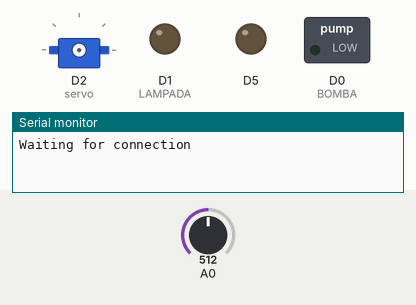
Bench run of a sketch on a simulated ESP8266 (NodeMCU). Shown: servo, switched loads named in the sketch (green lamp = pin HIGH), output pins drawn as LEDs (lit = HIGH), the last lines printed to the serial monitor. The test bench sets the inputs (shaded band); at power-on: A0 = 512. WiFi joins after 1.5 s; servers stay silent unless stated; uploads are accepted with an empty reply; the local clock reads 2024-03-15 10:24:30 at power-on unless the sketch sets it.

Above: at 0.1 s.
At 4.1 s:
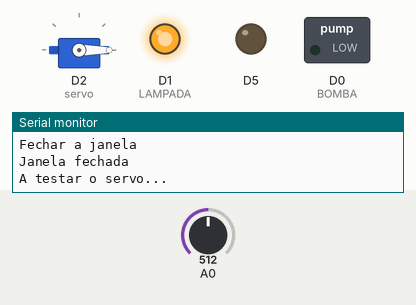
Timing chart, 0 to 5.6 s (numbered marks = the images above):
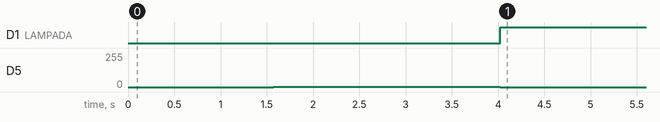

Measured:
- by itself, D1 (LAMPADA): LOW → HIGH at 4.0 s
- by itself, D5: 1/255 → 0/255 at 4.0 s

The sketch:

atuadores.ino
```cpp
#include <ESP8266WiFi.h>
#include <Servo.h>
#include <time.h>
#include <ESP8266HTTPClient.h>
#include <ArduinoJson.h>

//Network
//=========================
char ssid[] = "joel-laptop";
char pass[] = "esspassword";

//    Time
//=========================HIGH
int timezone = 1 * 3600;
int dst = 0;

//    Lampada
//=========================
#define LAMPADA D1

//    Pump
//=========================
#define BOMBA D0

//    States
//=========================
int lampada_state = 0;
int pump_state = 0;
int janela_state = 0;

Servo servo;

//***************               PROTÓTIPOS                ***************
//***********************************************************************
String getTime();
void postQtdLuz(String qtdLuz, String dataHoraAtual);
void acenderLampada();
float luz();
void abrirJanela();
void fecharJanela();
void getState();
void ligarBomba();
void desligarBomba();


//    POST - Dados Móveis
//=======================================================================
#define URLPostQtdLuz      "http://192.168.100.58/api/post_qtd_luz.php"
#define URLGetState       "http://192.168.100.58/api/get_state.php"
#define API_PASSWORD    "esspassword"


void setup() {
  Serial.begin(9600);
  pinMode(LAMPADA, OUTPUT);

  //Wifi
  WiFi.begin(ssid, pass);
  Serial.println("Waiting for connection");
  while (WiFi.status() != WL_CONNECTED) {
    delay(500);
    Serial.print(F("."));
  }
  Serial.println("");
  Serial.println("Connected");
  Serial.print("IP Address ---> ");
  Serial.println(WiFi.localIP() );
  Serial.print("MAC Address ---> ");
  Serial.println(WiFi.macAddress() );

  //Time
  configTime(timezone, dst, "pool.ntp.org","time.nist.gov");
  Serial.println("\nWaiting for Internet time");
  while(!time(nullptr)){
     Serial.print("*");
     delay(1000);
  }
  Serial.println("\nTime response....OK");


  //Servo
  servo.attach(D2); //D2
  servo.write(0);

  //Bomba
  pinMode(BOMBA, OUTPUT);
  analogWrite(BOMBA, 0);

  pinMode(D5, OUTPUT);
  analogWrite(D5, HIGH);

  delay(2000);

}

void loop() {   // Always according to the same datasheet, both pins should be low.


  if (WiFi.status() == WL_CONNECTED) {

   Serial.println("Conecção Wifi: OK!!");


   //getTime
   String dataHoraAtual = getTime();

   float voltagemLuz = luz();
   float qtdLuz = map(voltagemLuz, 0, 5, 0, 100);
   Serial.print("Quantidade de Luz: ");
   Serial.println(qtdLuz);
   String strQtdLuz = String(qtdLuz);

   postQtdLuz(strQtdLuz, dataHoraAtual);

    getState();

   if (lampada_state == 1) {
    Serial.println("Acender a lampada");
    acenderLampada();
   } else {
    Serial.println("Apagar a lampada");
    apagarLampada();
   }
   if (pump_state == 1) {
    Serial.println("Ligar bomba de água");
    ligarBomba();
   }else{
    Serial.println("Desligar a bomba de água");
    desligarBomba();
   }
   if (janela_state == 1) {
    Serial.println("Abrir a janela");
    abrirJanela();
   }else{
    Serial.println("Fechar a janela");
    fecharJanela();
   }


    Serial.println("A testar o servo...");
    //abrirJanela();

  } else {
    Serial.println("Conecção Wifi: ERRO!!");
  }

  delay(10000);

}


String getTime(){
  String dataHoraAtual = "?";
  time_t now = time(nullptr);
  struct tm* p_tm = localtime(&now);

  //String
  dataHoraAtual = p_tm->tm_year + 1900;
  dataHoraAtual += "-";
  if((p_tm->tm_mon + 1)<10){
    dataHoraAtual += "0";
  }
  dataHoraAtual += p_tm->tm_mon + 1;
  dataHoraAtual += "-";
  if((p_tm->tm_mday)<10){
    dataHoraAtual += "0";
  }
  dataHoraAtual += p_tm->tm_mday;
  dataHoraAtual += " ";
  if((p_tm->tm_hour)<10){
    dataHoraAtual += "0";
  }
  dataHoraAtual += p_tm->tm_hour;
  dataHoraAtual += ":";
  if((p_tm->tm_min)<10){
    dataHoraAtual += "0";
  }
  dataHoraAtual += p_tm->tm_min;
  dataHoraAtual += ":";
  if((p_tm->tm_sec)<10){
    dataHoraAtual += "0";
  }
  dataHoraAtual += p_tm->tm_sec;

  return dataHoraAtual;
}


void acenderLampada(){
   digitalWrite(LAMPADA, LOW); //Set the pin to HIGH (3.3V)
   Serial.println("Ligada");
}

void apagarLampada(){
   digitalWrite(LAMPADA, HIGH); //Set the pin to HIGH (3.3V)
   Serial.println("Desligada");
}

float luz(){
  int sensorValue = analogRead(A0);   // read the input on analog pin 0
  Serial.print("Teste de analog read do LDR: ");
  Serial.print(sensorValue);
  float voltagemLuz = sensorValue * (5.0 / 1023.0);   // Convert the analog reading (which goes from 0 - 1023) to a voltage (0 - 5V)

  return voltagemLuz;
}

void abrirJanela(){
    servo.write(90);
    Serial.println("Janela aberta");
}

void fecharJanela(){
  servo.write(0);
  Serial.println("Janela fechada");
}

//***********************************************************************
//***************                  POST                   ***************
//***********************************************************************
void postQtdLuz(String qtdLuz, String dataHoraAtual){

  String jsonCode = "?";
  Serial.println("A enviar dados (voltagem luz)");

  jsonCode = "{\"auth\": \"";
  jsonCode += API_PASSWORD;
  jsonCode += "\", \"key\": \"qtdLuz\", \"qtdLuz\": \"";
  jsonCode += qtdLuz;
  jsonCode += "\", \"date\": \"";
  jsonCode += dataHoraAtual;
  jsonCode += "\"}";


  HTTPClient http;

  http.begin(URLPostQtdLuz);      //Specify request destination
  http.addHeader("Content-Type", "application/json");  //Specify content-type header

  int httpCode = http.POST(jsonCode);   //Send the request
  String payload = http.getString();                                        //Get the response payload

  Serial.println(httpCode);   //Print HTTP return code
  Serial.println(payload);    //Print request response payload

  http.end();

}

void getState(){

  Serial.println("Get STATE");
  HTTPClient http;

  http.begin(URLGetState);      //Specify request destination
  http.addHeader("autenticar", "essState");  //Specify content-type header

  int httpCode = http.GET();   //Send the request
  String payload = http.getString();                                        //Get the response payload

  Serial.println(httpCode);   //Print HTTP return code
  Serial.println(payload);    //Print request response payload


const size_t capacity = JSON_OBJECT_SIZE(3) + 30;
DynamicJsonDocument doc(capacity);

deserializeJson(doc, payload);

lampada_state = doc["lampada"]; // 1
pump_state = doc["pump"]; // 0
janela_state = doc["janela"]; // 1

Serial.println(payload);

  http.end();


}

void ligarBomba(){
  analogWrite(D5, 255);
  Serial.println();
  Serial.println();
  Serial.println();
  Serial.println();
  Serial.println("Supostamente HIGH");
  Serial.println();
  Serial.println();
  Serial.println();
  Serial.println();
}

void desligarBomba(){
  analogWrite(D5, 0);
    Serial.println();
  Serial.println();
  Serial.println();
  Serial.println();
  Serial.println(BOMBA);
  Serial.println("Supostamente LOW");
  Serial.println();
  Serial.println();
  Serial.println();
  Serial.println();
}
```
